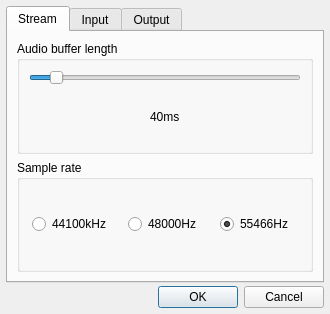
<?xml version="1.0" encoding="UTF-8"?>
<ui version="4.0">
 <class>SetupDialog</class>
 <widget class="QDialog" name="SetupDialog">
  <property name="geometry">
   <rect>
    <x>0</x>
    <y>0</y>
    <width>330</width>
    <height>314</height>
   </rect>
  </property>
  <property name="sizePolicy">
   <sizepolicy hsizetype="Preferred" vsizetype="Preferred">
    <horstretch>0</horstretch>
    <verstretch>0</verstretch>
   </sizepolicy>
  </property>
  <property name="windowTitle">
   <string>Setup</string>
  </property>
  <layout class="QVBoxLayout" name="verticalLayout">
   <property name="spacing">
    <number>3</number>
   </property>
   <property name="leftMargin">
    <number>6</number>
   </property>
   <property name="topMargin">
    <number>6</number>
   </property>
   <property name="rightMargin">
    <number>6</number>
   </property>
   <property name="bottomMargin">
    <number>6</number>
   </property>
   <item>
    <widget class="QTabWidget" name="tabWidget">
     <property name="currentIndex">
      <number>0</number>
     </property>
     <widget class="QWidget" name="tab">
      <attribute name="title">
       <string>Stream</string>
      </attribute>
      <layout class="QGridLayout" name="gridLayout">
       <item row="0" column="0">
        <widget class="QGroupBox" name="durationGroupBox">
         <property name="title">
          <string>Audio buffer length</string>
         </property>
         <layout class="QVBoxLayout" name="verticalLayout_2">
          <item>
           <widget class="QSlider" name="horizontalSlider">
            <property name="minimum">
             <number>1</number>
            </property>
            <property name="maximum">
             <number>500</number>
            </property>
            <property name="value">
             <number>40</number>
            </property>
            <property name="orientation">
             <enum>Qt::Horizontal</enum>
            </property>
           </widget>
          </item>
          <item alignment="Qt::AlignHCenter">
           <widget class="QLabel" name="label">
            <property name="text">
             <string>40ms</string>
            </property>
           </widget>
          </item>
         </layout>
        </widget>
       </item>
       <item row="1" column="0">
        <widget class="QGroupBox" name="rateGroupBox">
         <property name="title">
          <string>Sample rate</string>
         </property>
         <layout class="QHBoxLayout" name="horizontalLayout">
          <item alignment="Qt::AlignHCenter">
           <widget class="QRadioButton" name="radioButton44100">
            <property name="text">
             <string>44100kHz</string>
            </property>
            <attribute name="buttonGroup">
             <string notr="true">buttonGroup</string>
            </attribute>
           </widget>
          </item>
          <item alignment="Qt::AlignHCenter">
           <widget class="QRadioButton" name="radioButton48000">
            <property name="text">
             <string>48000Hz</string>
            </property>
            <attribute name="buttonGroup">
             <string notr="true">buttonGroup</string>
            </attribute>
           </widget>
          </item>
          <item alignment="Qt::AlignHCenter">
           <widget class="QRadioButton" name="radioButton55466">
            <property name="text">
             <string>55466Hz</string>
            </property>
            <property name="checked">
             <bool>true</bool>
            </property>
            <attribute name="buttonGroup">
             <string notr="true">buttonGroup</string>
            </attribute>
           </widget>
          </item>
         </layout>
        </widget>
       </item>
      </layout>
     </widget>
     <widget class="QWidget" name="tab_2">
      <attribute name="title">
       <string>Input</string>
      </attribute>
      <layout class="QGridLayout" name="gridLayout_3">
       <item row="0" column="0" rowspan="3">
        <widget class="QListWidget" name="inEnvelopeSetListWidget"/>
       </item>
       <item row="1" column="1">
        <widget class="QPushButton" name="addInEnvelopeSetPushButton">
         <property name="text">
          <string>Add</string>
         </property>
        </widget>
       </item>
       <item row="2" column="1">
        <widget class="QPushButton" name="removeInEnvelopeSetPushButton">
         <property name="enabled">
          <bool>false</bool>
         </property>
         <property name="text">
          <string>Remove</string>
         </property>
        </widget>
       </item>
       <item row="3" column="0">
        <widget class="QLineEdit" name="inEnvelopeSetNameLineEdit">
         <property name="enabled">
          <bool>false</bool>
         </property>
        </widget>
       </item>
       <item row="3" column="1">
        <widget class="QPushButton" name="editInEnvelopeSetPushButton">
         <property name="enabled">
          <bool>false</bool>
         </property>
         <property name="text">
          <string>Edit</string>
         </property>
        </widget>
       </item>
       <item row="0" column="1">
        <spacer name="verticalSpacer">
         <property name="orientation">
          <enum>Qt::Vertical</enum>
         </property>
         <property name="sizeHint" stdset="0">
          <size>
           <width>20</width>
           <height>40</height>
          </size>
         </property>
        </spacer>
       </item>
      </layout>
     </widget>
     <widget class="QWidget" name="tab_3">
      <attribute name="title">
       <string>Output</string>
      </attribute>
      <layout class="QGridLayout" name="gridLayout_2">
       <item row="0" column="0" rowspan="3">
        <widget class="QListWidget" name="outEnvelopeSetListWidget"/>
       </item>
       <item row="0" column="1">
        <spacer name="verticalSpacer_2">
         <property name="orientation">
          <enum>Qt::Vertical</enum>
         </property>
         <property name="sizeHint" stdset="0">
          <size>
           <width>20</width>
           <height>143</height>
          </size>
         </property>
        </spacer>
       </item>
       <item row="1" column="1">
        <widget class="QPushButton" name="addOutEnvelopeSetPushButton">
         <property name="text">
          <string>Add</string>
         </property>
        </widget>
       </item>
       <item row="2" column="1">
        <widget class="QPushButton" name="removeOutEnvelopeSetPushButton">
         <property name="enabled">
          <bool>false</bool>
         </property>
         <property name="text">
          <string>Remove</string>
         </property>
        </widget>
       </item>
       <item row="3" column="0">
        <widget class="QLineEdit" name="outEnvelopeSetNameLineEdit">
         <property name="enabled">
          <bool>false</bool>
         </property>
        </widget>
       </item>
       <item row="3" column="1">
        <widget class="QPushButton" name="editOutEnvelopeSetPushButton">
         <property name="enabled">
          <bool>false</bool>
         </property>
         <property name="text">
          <string>Edit</string>
         </property>
        </widget>
       </item>
      </layout>
     </widget>
    </widget>
   </item>
   <item>
    <widget class="QDialogButtonBox" name="buttonBox">
     <property name="orientation">
      <enum>Qt::Horizontal</enum>
     </property>
     <property name="standardButtons">
      <set>QDialogButtonBox::Cancel|QDialogButtonBox::Ok</set>
     </property>
    </widget>
   </item>
  </layout>
 </widget>
 <tabstops>
  <tabstop>tabWidget</tabstop>
  <tabstop>horizontalSlider</tabstop>
  <tabstop>radioButton44100</tabstop>
  <tabstop>radioButton48000</tabstop>
  <tabstop>radioButton55466</tabstop>
  <tabstop>inEnvelopeSetListWidget</tabstop>
  <tabstop>addInEnvelopeSetPushButton</tabstop>
  <tabstop>removeInEnvelopeSetPushButton</tabstop>
  <tabstop>inEnvelopeSetNameLineEdit</tabstop>
  <tabstop>editInEnvelopeSetPushButton</tabstop>
  <tabstop>outEnvelopeSetListWidget</tabstop>
  <tabstop>addOutEnvelopeSetPushButton</tabstop>
  <tabstop>removeOutEnvelopeSetPushButton</tabstop>
  <tabstop>outEnvelopeSetNameLineEdit</tabstop>
  <tabstop>editOutEnvelopeSetPushButton</tabstop>
 </tabstops>
 <resources/>
 <connections>
  <connection>
   <sender>buttonBox</sender>
   <signal>accepted()</signal>
   <receiver>SetupDialog</receiver>
   <slot>accept()</slot>
   <hints>
    <hint type="sourcelabel">
     <x>254</x>
     <y>307</y>
    </hint>
    <hint type="destinationlabel">
     <x>157</x>
     <y>274</y>
    </hint>
   </hints>
  </connection>
  <connection>
   <sender>buttonBox</sender>
   <signal>rejected()</signal>
   <receiver>SetupDialog</receiver>
   <slot>reject()</slot>
   <hints>
    <hint type="sourcelabel">
     <x>322</x>
     <y>307</y>
    </hint>
    <hint type="destinationlabel">
     <x>286</x>
     <y>274</y>
    </hint>
   </hints>
  </connection>
 </connections>
 <buttongroups>
  <buttongroup name="buttonGroup"/>
 </buttongroups>
</ui>
